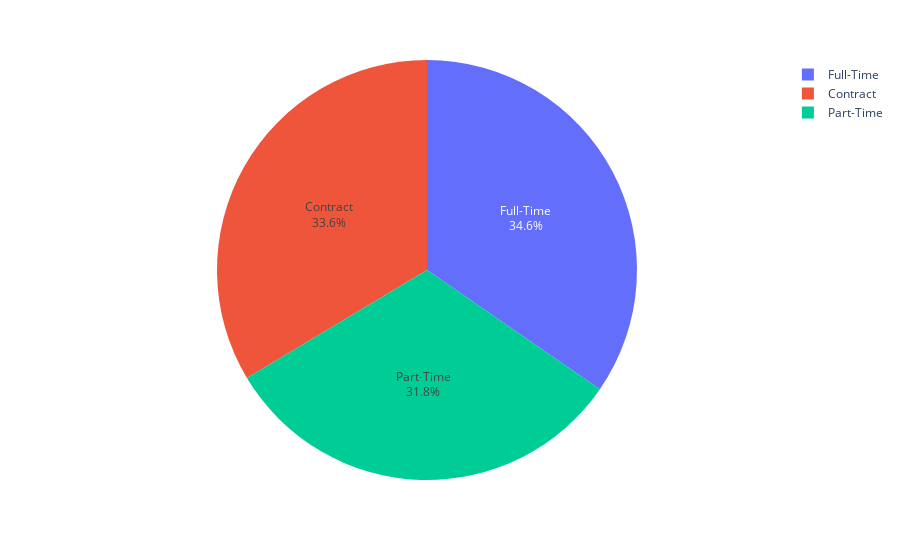

Here is the notebook cell this chart was saved with:
### Code cell
#Importing the visualizatiion library
import plotly.express as px

#Finding the counts in the 'EmployeeType' column.
Type_counts = data['EmployeeType'].value_counts()

#Create a pie chart.
#'name' parametre specifies the labels
#'Values' paremetre secifies the counts under each label
fig = px.pie(Type_counts, names=Type_counts.index, values=Type_counts.values)

#Update the chart to show both percentage and labels
fig.update_traces(textinfo='percent+label')

#Display the pie chart
fig.show()

fig.write_image("bar_chart.png")

### Figure 1 — Plotly figure (JSON) as saved in the notebook; plotly's stock layout.template omitted (floating-point values rounded to 4 significant figures)
{"data": [{"domain": {"x": [0, 1], "y": [0, 1]}, "hovertemplate": "index=%{label}<br>value=%{value}<extra></extra>", "labels": ["Full-Time", "Contract", "Part-Time"], "legendgroup": "", "name": "", "showlegend": true, "textinfo": "percent+label", "type": "pie", "values": [1038, 1008, 954]}], "layout": {"legend": {"tracegroupgap": 0}, "margin": {"t": 60}}}
